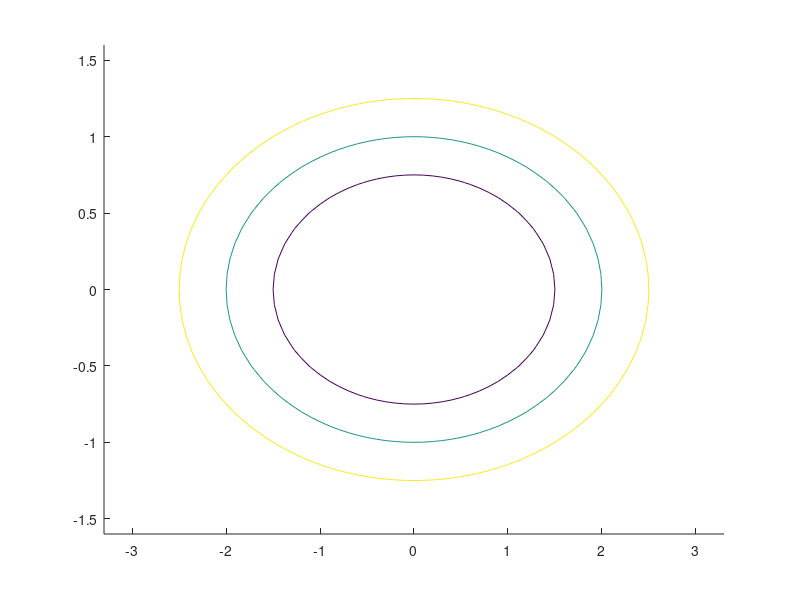

The MATLAB source for this figure: (Note: this script raises an error after producing the figure.)
%---------------------------------------------------------------------------------------------------
% For Paper
% "Distributed Flocking Control with Ellipsoidal Level Sets"
% by P. Hastedt, A. Datar, K. Kocev, and H. Werner
% Copyright (c) Institute of Control Systems, Hamburg University of Technology. All rights reserved.
% Licensed under the GPLv3. See LICENSE in the project root for license information.
% Author(s): Philipp Hastedt
%---------------------------------------------------------------------------------------------------

clear; close all;

% Parameters
d1 = 2;
d2 = 4;
T1 = diag([1, 2]);
T2 = diag([2, 4]);

% Ellipse Definition
E1 = @(z1, z2) norm(T1*[z1;z2]) - d1;
E2 = @(z1, z2) norm(T2*[z1;z2]) - d2;

% Level Set Comparison
[Z1,Z2] = meshgrid(-3.3:0.1:3.3,-1.6:0.1:1.6);

figure()
hold on;
contour(Z1,Z2,arrayfun(E2,Z1,Z2),[-1,0,1],'EdgeColor',[0.8500 0.3250 0.0980],'ShowText','On');
contour(Z1,Z2,arrayfun(E1,Z1,Z2),[-1,0,1],'EdgeColor','k','ShowText','On','LineStyle','--');
grid on;
xlabel('z_1')
ylabel('z_2')
title('Level Surface Comparison')